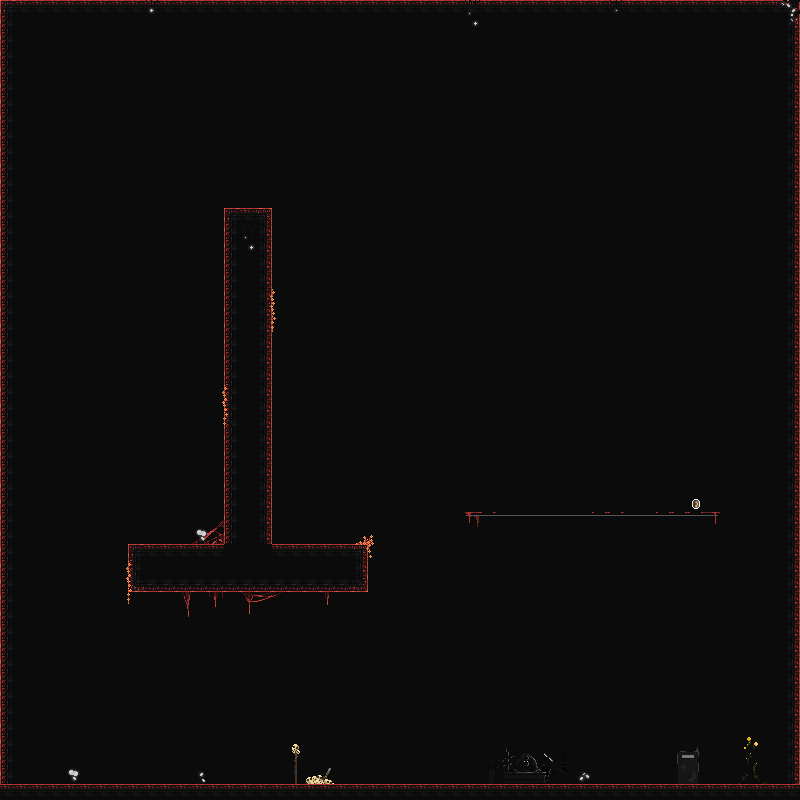

A 2D game scene composited from a Tiled map and its tileset images. What follows is a short description and the map's XML, with each tile layer's data collapsed to a summary:
An orthogonal 50x50 tile map with 16x16 px tiles, 5 tile layers (background, walls, walldecorations, decorations, ...), 1 hidden layer not drawn, 15 tilesets and 19 objects (7x SPAWN, 4x BOT, 3x LEFT, 2x RIGHT, FIREBALL_ITEM, ...).

<map version="1.10" tiledversion="1.10.0" orientation="orthogonal" renderorder="right-down" width="50" height="50" tilewidth="16" tileheight="16" infinite="0" nextlayerid="26" nextobjectid="24">
 <tileset firstgid="1" name="DARK Edition Tileset No background" tilewidth="16" tileheight="16" tilecount="288" columns="18">
  <image source="DARK Edition Tileset No background.png" width="288" height="256" />
 </tileset>
 <tileset firstgid="289" name="Tileset Add on" tilewidth="16" tileheight="16" tilecount="576" columns="24">
  <image source="Tileset Add on.png" width="384" height="384" />
 </tileset>
 <tileset firstgid="865" name="Gun Merchant" tilewidth="108" tileheight="39" tilecount="20" columns="1">
  <image source="Gun Merchant.png" width="108" height="780" />
  <tile id="0">
   <animation>
    <frame tileid="0" duration="180" />
    <frame tileid="1" duration="180" />
    <frame tileid="2" duration="180" />
    <frame tileid="3" duration="180" />
    <frame tileid="4" duration="180" />
    <frame tileid="5" duration="180" />
    <frame tileid="6" duration="180" />
    <frame tileid="7" duration="180" />
    <frame tileid="8" duration="180" />
    <frame tileid="9" duration="180" />
    <frame tileid="10" duration="180" />
    <frame tileid="11" duration="180" />
    <frame tileid="12" duration="180" />
    <frame tileid="13" duration="180" />
    <frame tileid="14" duration="180" />
    <frame tileid="15" duration="180" />
    <frame tileid="16" duration="180" />
    <frame tileid="17" duration="180" />
    <frame tileid="18" duration="180" />
    <frame tileid="19" duration="180" />
   </animation>
  </tile>
 </tileset>
 <tileset firstgid="885" name="Tree Tileset4" tilewidth="16" tileheight="16" tilecount="891" columns="27">
  <image source="Tree Tileset4.png" width="432" height="540" />
 </tileset>
 <tileset firstgid="1776" name="items" tilewidth="16" tileheight="16" tilecount="350" columns="14">
  <image source="items.png" width="224" height="400" />
  <tile id="0">
   <animation>
    <frame tileid="0" duration="180" />
    <frame tileid="1" duration="180" />
    <frame tileid="2" duration="180" />
    <frame tileid="3" duration="180" />
   </animation>
  </tile>
 </tileset>
 <tileset firstgid="2126" name="Blood Temple Tileset" tilewidth="16" tileheight="16" tilecount="256" columns="16">
  <image source="Blood Temple Tileset.png" width="256" height="256" />
 </tileset>
 <tileset firstgid="2382" name="Bonus Tileset" tilewidth="16" tileheight="16" tilecount="260" columns="20">
  <image source="Bonus Tileset.png" width="320" height="208" />
 </tileset>
 <tileset firstgid="2642" name="boss door" tilewidth="61" tileheight="75" tilecount="48" columns="48">
  <image source="boss door.png" width="2928" height="75" />
 </tileset>
 <tileset firstgid="2690" name="camp sprite sheet" tilewidth="16" tileheight="16" tilecount="192" columns="16">
  <image source="camp sprite sheet.png" width="256" height="192" />
 </tileset>
 <tileset firstgid="2882" name="Tileset Add on2" tilewidth="16" tileheight="16" tilecount="576" columns="24">
  <image source="Tileset Add on2.png" width="384" height="384" />
 </tileset>
 <tileset firstgid="3458" name="Tileset" tilewidth="16" tileheight="16" tilecount="378" columns="18">
  <image source="Tileset.png" width="288" height="336" />
 </tileset>
 <tileset firstgid="3836" name="Tree Tileset7" tilewidth="16" tileheight="16" tilecount="891" columns="27">
  <image source="Tree Tileset7.png" width="432" height="540" />
 </tileset>
 <tileset firstgid="4727" name="victorian tileset" tilewidth="16" tileheight="16" tilecount="180" columns="15">
  <image source="victorian tileset.png" width="240" height="192" />
 </tileset>
 <tileset firstgid="4907" name="sky" tilewidth="16" tileheight="16" tilecount="864" columns="36">
  <image source="backgrounds/Forest Parallax/bg.png" width="576" height="384" />
 </tileset>
 <tileset firstgid="5771" source="version2 16x16.tsx" />
 <layer id="20" name="background" width="50" height="50">
  <data>[2500 cells, 2500 non-empty, 2 distinct tile ids]</data>
 </layer>
 <layer id="21" name="walls" width="50" height="50">
  <data>[2500 cells, 304 non-empty, 9 distinct tile ids]</data>
 </layer>
 <layer id="22" name="walldecorations" width="50" height="50">
  <data>[2500 cells, 43 non-empty, 25 distinct tile ids]</data>
 </layer>
 <layer id="23" name="decorations" width="50" height="50">
  <data>[2500 cells, 48 non-empty, 33 distinct tile ids]</data>
 </layer>
 <layer id="25" name="visualItemLayer" width="50" height="50">
  <data>[2500 cells, 1 non-empty, 1 distinct tile ids]</data>
 </layer>
 <imagelayer id="24" name="background" visible="0" offsetx="464" offsety="67.3333">
  <image source="Flatten Image1.png" width="313" height="192" />
 </imagelayer>
 <objectgroup id="2" name="items">
  <object id="14" name="FIREBALL_ITEM" x="692.375" y="498.75" width="7.6875" height="11" />
 </objectgroup>
 <objectgroup id="3" name="blocks">
  <object id="1" name="LEFT" x="-0.333333" y="2.32887" width="5.66667" height="798.334" />
  <object id="4" name="BOT" x="-1" y="784.182" width="803.617" height="16.1516" />
  <object id="13" name="PLATFORM" x="466.182" y="513.091" width="253.455" height="3.27273" />
  <object id="15" name="RIGHT" x="128.727" y="544.364" width="10.7273" height="47.6364" />
  <object id="16" name="BOT" x="128" y="543.455" width="97.6364" height="14.5455" />
  <object id="17" name="TOP" x="128" y="584.909" width="240" height="7.63636" />
  <object id="18" name="LEFT" x="358" y="542.909" width="9.27273" height="50.9091" />
  <object id="19" name="BOT" x="270" y="543.636" width="96.7273" height="10.7273" />
  <object id="20" name="RIGHT" x="224.333" y="208.333" width="8" height="333" />
  <object id="21" name="BOT" x="223.818" y="208.182" width="48.5455" height="7.81818" />
  <object id="23" name="LEFT" x="265.333" y="208.333" width="7.66667" height="345.333" />
 </objectgroup>
 <objectgroup id="4" name="spawns">
  <object id="6" name="SPAWN" x="282.75" y="532.25">
   <properties>
    <property name="duplicateIndex" value="0" />
    <property name="entityTypeIndex" value="4" />
   </properties>
  </object>
  <object id="7" name="SPAWN" x="248.5" y="197.25">
   <properties>
    <property name="duplicateIndex" value="2" />
    <property name="entityTypeIndex" value="4" />
   </properties>
  </object>
  <object id="8" name="SPAWN" x="324.25" y="532">
   <properties>
    <property name="duplicateIndex" value="1" />
    <property name="entityTypeIndex" value="4" />
   </properties>
  </object>
  <object id="9" name="SPAWN" x="680.5" y="373.25">
   <properties>
    <property name="duplicateIndex" value="3" />
    <property name="entityTypeIndex" value="4" />
   </properties>
  </object>
  <object id="10" name="SPAWN" x="163.5" y="531.25">
   <properties>
    <property name="duplicateIndex" value="4" />
    <property name="entityTypeIndex" value="4" />
   </properties>
  </object>
  <object id="11" name="SPAWN" x="521" y="263">
   <properties>
    <property name="duplicateIndex" value="5" />
    <property name="entityTypeIndex" value="4" />
   </properties>
  </object>
  <object id="12" name="SPAWN" x="441.75" y="434.5">
   <properties>
    <property name="duplicateIndex" value="6" />
    <property name="entityTypeIndex" value="4" />
   </properties>
  </object>
 </objectgroup>
 <objectgroup id="5" name="patrols" />
</map>
